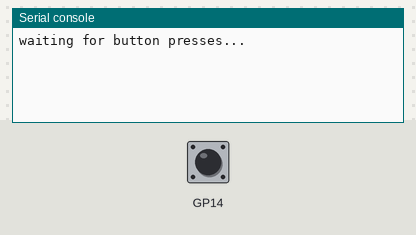
Bench run of a program on a simulated Raspberry Pi Pico running MicroPython. Parts: the last lines printed to the serial console. Inputs (shaded band) come from the test bench; at power-on: GP14 HIGH.

Above: at 1.2 s.
1.3 s: GP14 pulled LOW for 0.15 s
At 2.3 s:
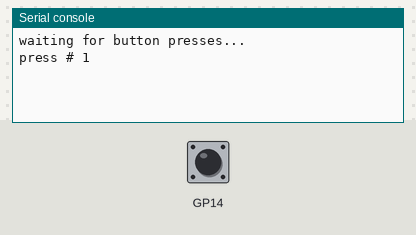
2.9 s: GP14 pulled LOW for 1 s
At 3.5 s:
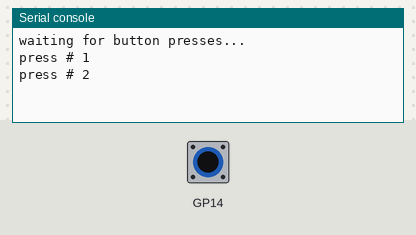
5.4 s: GP14 pulled LOW for 0.15 s
At 6.7 s:
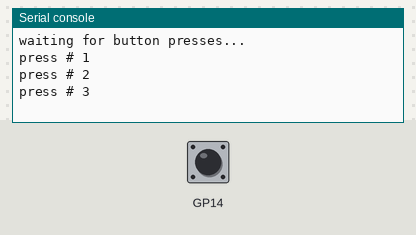

Measured:
- after the input at 1.3 s, the serial console: prints a new line at once (image 1)
- after the input at 2.9 s, the serial console: prints a new line at once (image 2)
- after the input at 5.4 s, the serial console: prints a new line at once (image 3)

The program:

03_button_interrupts.py
```python
import time
from machine import Pin

from lib.pins import BUTTON

DEBOUNCE_MS = 50

button = Pin(BUTTON, Pin.IN, Pin.PULL_UP)

press_count = 0
last_irq_ms = 0


def on_press(pin):
    # Runs in interrupt context — no print, no allocation, just flag work.
    global press_count, last_irq_ms
    now = time.ticks_ms()
    if time.ticks_diff(now, last_irq_ms) > DEBOUNCE_MS:
        press_count += 1
        last_irq_ms = now


button.irq(trigger=Pin.IRQ_FALLING, handler=on_press)

print("waiting for button presses...")

seen = 0
while True:
    if press_count != seen:
        seen = press_count
        print("press #", seen)
    time.sleep_ms(50)
```

pins.py
```python
# Per-board pin map for the tutorial series. Auto-detects ESP32 vs RP2 from
# sys.platform; edit the values below if your wiring differs from the defaults.

import sys

PLATFORM = sys.platform

if PLATFORM == "esp32":
    # Generic ESP32 DevKit. ESP32-S3/C3 may differ — adjust LED in particular.
    LED = 2
    BUTTON = 0           # BOOT button on most dev boards
    PWM_LED = 4
    SERVO = 13
    ADC = 34             # ADC1 (input-only pins 32-39 are safe with WiFi)
    I2C_ID = 0
    I2C_SCL = 22
    I2C_SDA = 21
    SPI_ID = 1           # HSPI; SPI(2) on S3
    SPI_SCK = 18
    SPI_MOSI = 23
    SPI_MISO = 19
    SPI_CS = 5
    # NeoPixel / WS2812. NEOPIXEL is a single pixel; MATRIX_PIN feeds an array
    # of MATRIX_WIDTH × MATRIX_HEIGHT pixels. ESP32-S3-Matrix board uses GP14,
    # 8×8. Generic ESP32 has no onboard NeoPixel — wire one to GP14 to test.
    NEOPIXEL = 14
    MATRIX_PIN = 14
    MATRIX_WIDTH = 8
    MATRIX_HEIGHT = 8
elif PLATFORM == "rp2":
    # LED conventions vary across RP2 boards:
    #   - Pico W:                 Pin("LED") — wired to the WiFi chip
    #   - Pico (non-W):           GP25 onboard LED
    #   - RP2040-Zero / -Matrix:  no plain LED — wire an external one to LED below
    # The detection below picks Pico W if available, otherwise defaults to GP15
    # (a free, edge-exposed pin on the Zero). Wire an LED + 220Ω resistor from
    # GP15 to GND, or change LED here to whichever GPIO you've used.
    try:
        from machine import Pin as _Pin
        _Pin("LED")
        LED = "LED"
    except (ValueError, TypeError):
        LED = 25
    BUTTON = 14
    PWM_LED = 25
    SERVO = 16
    ADC = 26             # GP26 = ADC0
    I2C_ID = 0
    I2C_SCL = 5
    I2C_SDA = 4
    SPI_ID = 1
    SPI_SCK = 10
    SPI_MOSI = 11
    SPI_MISO = 12
    SPI_CS = 13
    # Pimoroni Pico Explorer Base onboard ST7789 LCD (240x240, SPI0).
    # Coexists with the generic SPI_* pins above (which target the breadboard
    # SD/sensor wiring on SPI1).
    ST7789_SPI_ID = 0
    ST7789_SCK = 18
    ST7789_MOSI = 19
    ST7789_CS = 17
    ST7789_DC = 16
    ST7789_BL = 20
    ST7789_WIDTH = 240
    ST7789_HEIGHT = 240
    # Pico Explorer Base onboard buttons (active-low, internal pull-up).
    BTN_A = 12
    BTN_B = 13
    BTN_X = 14
    BTN_Y = 15
    # NeoPixel / WS2812. RP2040-Zero onboard NeoPixel and Waveshare RP2040-Matrix
    # both use GP16. Matrix defaults to 5×5 (Waveshare); change to 1×1 if you
    # only have the Zero's single pixel and are running matrix scripts.
    NEOPIXEL = 16
    MATRIX_PIN = 16
    MATRIX_WIDTH = 5
    MATRIX_HEIGHT = 5
    ENCODER_A = 6
    ENCODER_B = 7
    MOTOR_A = 10
    MOTOR_B = 11
else:
    raise RuntimeError("unsupported platform: " + PLATFORM)
```
